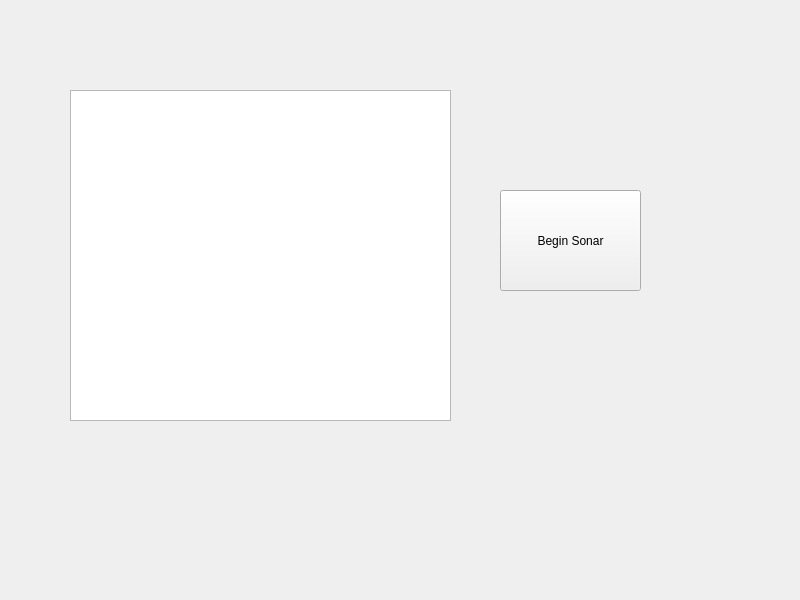
<?xml version="1.0" encoding="UTF-8"?>
<ui version="4.0">
 <class>MainWindow</class>
 <widget class="QMainWindow" name="MainWindow">
  <property name="geometry">
   <rect>
    <x>0</x>
    <y>0</y>
    <width>800</width>
    <height>600</height>
   </rect>
  </property>
  <property name="windowTitle">
   <string>MainWindow</string>
  </property>
  <widget class="QWidget" name="centralwidget">
   <widget class="QPushButton" name="pushButton">
    <property name="geometry">
     <rect>
      <x>500</x>
      <y>190</y>
      <width>141</width>
      <height>101</height>
     </rect>
    </property>
    <property name="text">
     <string>Begin Sonar</string>
    </property>
   </widget>
   <widget class="QGraphicsView" name="graphicsView">
    <property name="geometry">
     <rect>
      <x>70</x>
      <y>90</y>
      <width>381</width>
      <height>331</height>
     </rect>
    </property>
   </widget>
  </widget>
 </widget>
 <resources/>
 <connections/>
</ui>
